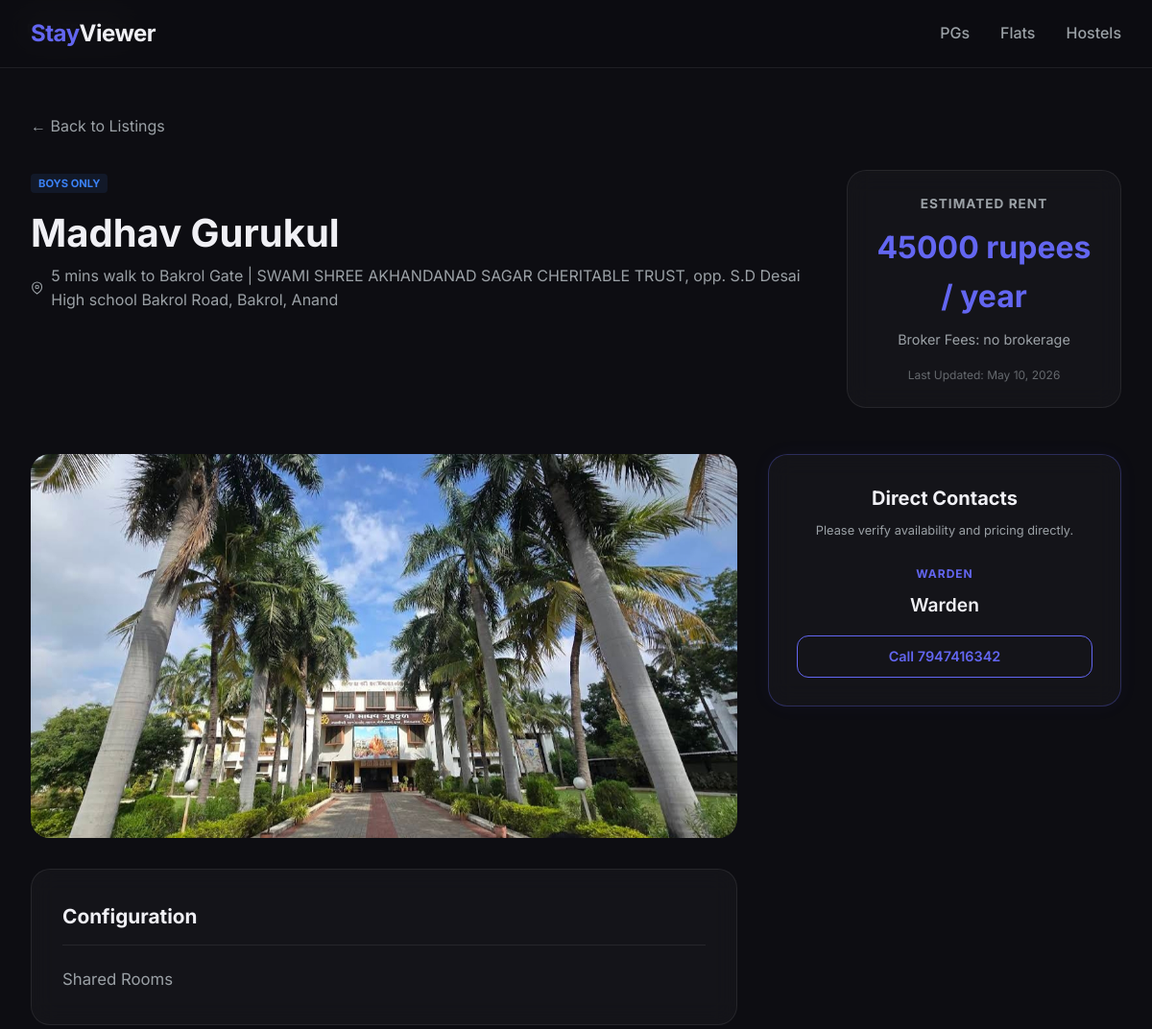
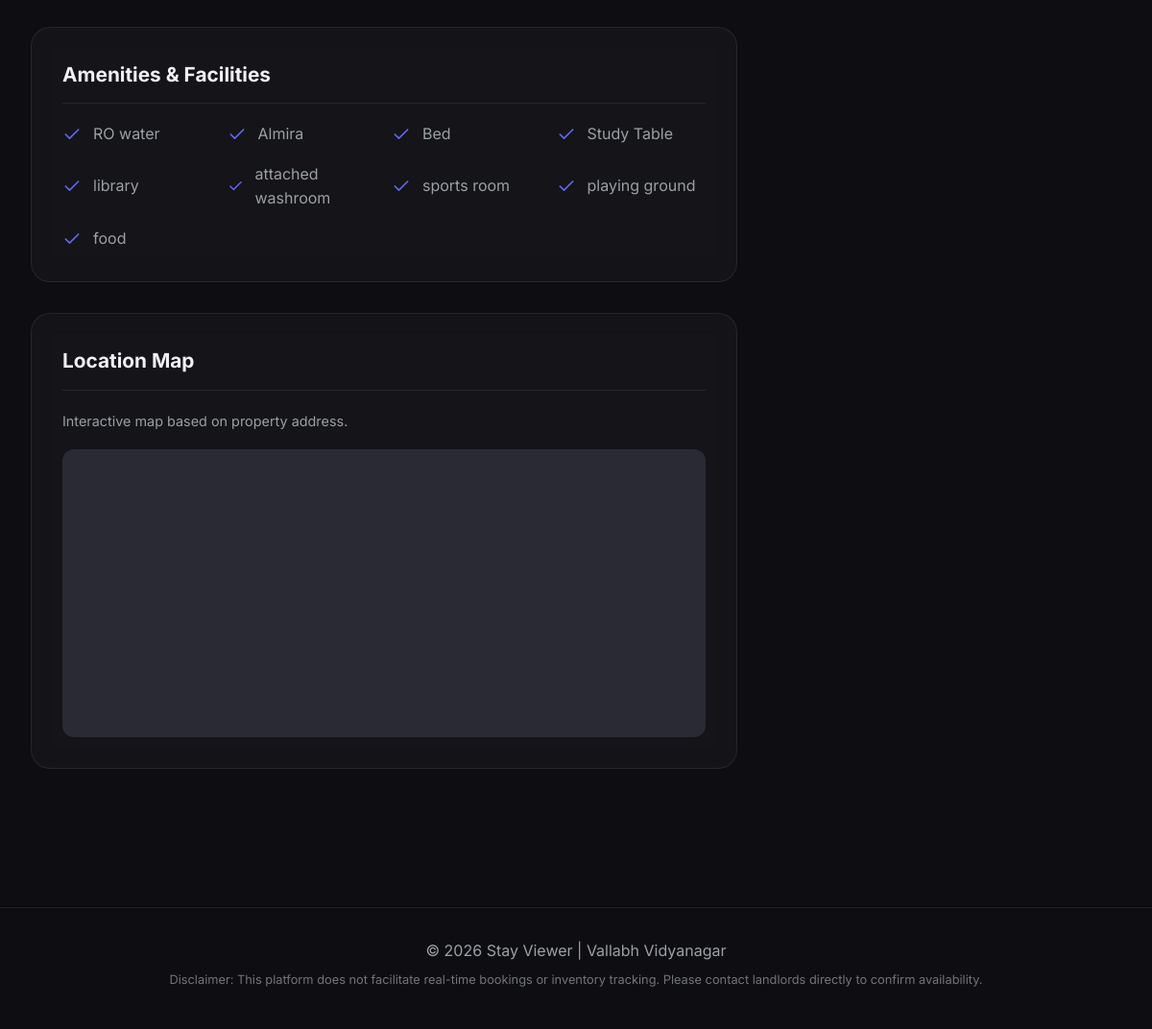
The page /property/14/ on the database its author committed (2 pictures, top to bottom).
### properties/models.py (models this page shows, shortened)
class Property(models.Model):
    PROPERTY_TYPES = [
        ('PG', 'Paying Guest'),
        ('FLAT', 'Flat/Apartment'),
        ('HOSTEL', 'Private Hostel'),
    ]
    GENDER_POLICIES = [
        ('BOYS', 'Boys Only'),
        ('GIRLS', 'Girls Only'),
        ('COED', 'Co-ed'),
    ]
    title = models.CharField(max_length=255, help_text="e.g. Sujan Flats")
    property_type = models.CharField(max_length=20, choices=PROPERTY_TYPES)
    configuration = models.CharField(max_length=100, blank=True, null=True, help_text="e.g. 1BHK, 2BHK, Shared Room")
    gender_policy = models.CharField(max_length=10, choices=GENDER_POLICIES, default='COED')
    address = models.TextField()
    map_coordinates = models.CharField(max_length=255, blank=True, null=True, help_text="e.g., 22.5534, 72.9234 for exact pin drop")
    walking_distance_bvm = models.CharField(max_length=100, blank=True, null=True, help_text="e.g. 5 mins walk to BVM")
    estimated_rent = models.CharField(max_length=100, help_text="e.g. ₹5000/month")
    numeric_rent = models.IntegerField(blank=True, null=True, help_text="Raw number for search filtering (e.g. 12000)")
    broker_fees = models.CharField(max_length=100, blank=True, null=True, help_text="e.g. 1 month rent")
    amenities = models.ManyToManyField(Amenity, blank=True)
    last_updated = models.DateTimeField(auto_now=True)
    created_at = models.DateTimeField(auto_now_add=True)
    class Meta:
        verbose_name_plural = "Properties"

class PropertyImage(models.Model):
    property = models.ForeignKey(Property, related_name='images', on_delete=models.CASCADE)
    image = models.ImageField(upload_to='property_images/')
    caption = models.CharField(max_length=100, blank=True, null=True, help_text="e.g. Building Exterior, Bedroom")
    is_primary = models.BooleanField(default=False, help_text="Check to make this the main thumbnail")

class Amenity(models.Model):
    name = models.CharField(max_length=100)
    icon_name = models.CharField(max_length=50, blank=True, null=True, help_text="Optional icon name/class")
    class Meta:
        verbose_name_plural = "Amenities"

class Contact(models.Model):
    CONTACT_ROLES = [
        ('LANDLORD', 'Landlord/Owner'),
        ('WARDEN', 'Warden'),
        ('BROKER', 'Broker'),
    ]
    property = models.ForeignKey(Property, related_name='contacts', on_delete=models.CASCADE)
    name = models.CharField(max_length=255)
    role = models.CharField(max_length=20, choices=CONTACT_ROLES)
    phone_number = models.CharField(max_length=20)
    email = models.EmailField(blank=True, null=True)

### properties/views.py (the view)
# urls.py: path('property/<int:pk>/', views.property_detail, name='property_detail'),
def property_detail(request, pk):
    property_obj = get_object_or_404(Property, pk=pk)
    return render(request, 'properties/property_detail.html', {'property': property_obj})

### templates/properties/property_detail.html (shortened to what this page needs)
{% extends 'base.html' %}
{% load static %}
{% block content %}
<div class="back-link">
    <a href="{% url 'properties:property_list' %}">← Back to Listings</a>
</div>
<div class="property-detail-container">
    <div class="detail-header">
        <div class="title-section">
            <span class="badge">{{ property.get_property_type_display }}</span>
            <span class="gender-policy {{ property.gender_policy|lower }}">{{ property.get_gender_policy_display }}</span>
            <h1>{{ property.title }}</h1>
            <p class="detail-location">
                <svg width="18" height="18" viewBox="0 0 24 24" fill="none" stroke="currentColor" stroke-width="2"><path d="M21 10c0 7-9 13-9 13s-9-6-9-13a9 9 0 0 1 18 0z"></path><circle cx="12" cy="10" r="3"></circle></svg>
                {{ property.walking_distance_bvm }} | {{ property.address }}
            </p>
        </div>
        <div class="rent-card glass-panel">
            <h3>Estimated Rent</h3>
            <div class="amount">{{ property.estimated_rent }}</div>
            {% if property.broker_fees %}
                <div class="broker-fees">Broker Fees: {{ property.broker_fees }}</div>
            {% endif %}
            <div class="last-updated">Last Updated: {{ property.last_updated|date:"M d, Y" }}</div>
        </div>
    </div>
    <div class="detail-grid">
        <div class="main-column">
            <div class="gallery">
                {% if property.images.all %}
                    <div class="main-image">
                        <img src="{{ property.images.first.image.url }}" alt="{{ property.title }}">
                    </div>
                {% else %}
                    <div class="placeholder-image large">No Images Available</div>
                {% endif %}
            </div>
            <div class="section glass-panel">
                <h2>Configuration</h2>
                <p>{{ property.configuration }}</p>
            </div>
            <div class="section glass-panel">
                <h2>Amenities & Facilities</h2>
                <div class="amenities-grid">
                    {% for amenity in property.amenities.all %}
                        <div class="amenity-item">
                            <svg width="20" height="20" viewBox="0 0 24 24" fill="none" stroke="currentColor" stroke-width="2" stroke-linecap="round" stroke-linejoin="round"><polyline points="20 6 9 17 4 12"></polyline></svg>
                            {{ amenity.name }}
                        </div>
                    {% empty %}
                        <p>No specific amenities listed.</p>
                    {% endfor %}
                </div>
            </div>
            <div class="section glass-panel">
                <h2>Location Map</h2>
                <p style="color: var(--text-secondary); margin-bottom: 1rem; font-size: 0.9rem;">Interactive map based on property address.</p>
                <div class="map-container" style="border-radius: var(--radius-md); overflow: hidden; height: 300px; background: #2a2a35;">
                    <iframe
                        width="100%"
                        height="100%"
                        style="border:0"
                        loading="lazy"
                        allowfullscreen
                        {% if property.map_coordinates %}
                        src="https://maps.google.com/maps?q={{ property.map_coordinates|urlencode }}&t=&z=16&ie=UTF8&iwloc=&output=embed"
                        {% else %}
                        src="https://maps.google.com/maps?q={{ property.address|urlencode }},+Vallabh+Vidyanagar,+Anand,+Gujarat&t=&z=15&ie=UTF8&iwloc=&output=embed"
                        {% endif %}>
                    </iframe>
                </div>
            </div>
        </div>
        <div class="sidebar">
            <div class="contact-box glass-panel highlight-panel">
                <h2>Direct Contacts</h2>
                <p class="contact-warning">Please verify availability and pricing directly.</p>
                <div class="contact-list">
                    {% for contact in property.contacts.all %}
                        <div class="contact-card">
                            <div class="contact-role">{{ contact.get_role_display }}</div>
                            <div class="contact-name">{{ contact.name }}</div>
                            <a href="tel:{{ contact.phone_number }}" class="btn btn-outline">Call {{ contact.phone_number }}</a>
                        </div>
                    {% empty %}
                        <p>No direct contacts provided yet.</p>
                    {% endfor %}
                </div>
            </div>
        </div>
    </div>
</div>
{% endblock %}

### static/css/styles.css (style rules this page uses)
:root { --bg-main: #0d0d12; --bg-secondary: #16161f; --bg-glass: rgba(255, 255, 255, 0.03); --border-glass: rgba(255, 255, 255, 0.08); --text-primary: #f0f0f5; --text-secondary: #9ba1a6; --accent-primary: #6366f1; --accent-hover: #4f46e5; --accent-glow: rgba(99, 102, 241, 0.4); --boys-color: #3b82f6; --girls-color: #ec4899; --coed-color: #10b981; --radius-md: 12px; --radius-lg: 20px; --transition: all 0.3s cubic-bezier(0.4, 0, 0.2, 1); }
* { margin: 0; padding: 0; box-sizing: border-box; }
body { font-family: 'Inter', sans-serif; background-color: var(--bg-main); color: var(--text-primary); line-height: 1.6; min-height: 100vh; display: flex; flex-direction: column; text-rendering: optimizeLegibility; -webkit-font-smoothing: antialiased; }
.glass-panel { background: var(--bg-glass); backdrop-filter: blur(12px); -webkit-backdrop-filter: blur(12px); border: 1px solid var(--border-glass); border-radius: var(--radius-lg); }
.badge { position: absolute; top: 1rem; left: 1rem; background: rgba(0,0,0,0.7); backdrop-filter: blur(4px); color: white; padding: 0.25rem 0.75rem; border-radius: 20px; font-size: 0.75rem; font-weight: 600; text-transform: uppercase; letter-spacing: 0.5px; }
.gender-policy { font-size: 0.7rem; font-weight: 700; padding: 0.2rem 0.5rem; border-radius: 4px; text-transform: uppercase; }
.gender-policy.boys { color: var(--boys-color); background: rgba(59, 130, 246, 0.1); }
.btn { display: inline-block; padding: 0.6rem 1.2rem; border-radius: var(--radius-md); font-weight: 600; font-size: 0.9rem; text-decoration: none; text-align: center; transition: var(--transition); cursor: pointer; border: none; }
.btn-outline { background: transparent; border: 1px solid var(--accent-primary); color: var(--accent-primary); }
.back-link { margin-bottom: 2rem; }
.back-link a { color: var(--text-secondary); text-decoration: none; transition: var(--transition); }
.detail-header { display: flex; justify-content: space-between; align-items: flex-start; margin-bottom: 3rem; gap: 2rem; }
.title-section h1 { font-size: 2.5rem; margin: 1rem 0 0.5rem 0; line-height: 1.2; }
.detail-location { display: flex; align-items: center; gap: 0.5rem; color: var(--text-secondary); }
.rent-card { padding: 1.5rem; min-width: 250px; text-align: center; }
.rent-card h3 { color: var(--text-secondary); font-size: 0.85rem; text-transform: uppercase; letter-spacing: 1px; }
.rent-card .amount { font-size: 2rem; font-weight: 700; color: var(--accent-primary); margin: 0.5rem 0; }
.broker-fees { font-size: 0.9rem; color: var(--text-secondary); }
.last-updated { margin-top: 1rem; font-size: 0.75rem; color: var(--text-secondary); opacity: 0.6; }
.detail-grid { display: grid; grid-template-columns: 2fr 1fr; gap: 2rem; }
.gallery { margin-bottom: 2rem; }
.main-image { width: 100%; height: 400px; border-radius: var(--radius-lg); overflow: hidden; margin-bottom: 1rem; }
.main-image img { width: 100%; height: 100%; object-fit: cover; }
.section { padding: 2rem; margin-bottom: 2rem; }
.section h2 { font-size: 1.3rem; margin-bottom: 1.2rem; color: var(--text-primary); border-bottom: 1px solid var(--border-glass); padding-bottom: 0.8rem; }
.section p { text-align: justify; line-height: 1.8; color: var(--text-secondary); font-size: 1.05rem; }
.amenities-grid { display: grid; grid-template-columns: repeat(auto-fill, minmax(150px, 1fr)); gap: 1rem; }
.amenity-item { display: flex; align-items: center; gap: 0.75rem; color: var(--text-secondary); }
.amenity-item svg { color: var(--accent-primary); }
.highlight-panel { border-color: rgba(99, 102, 241, 0.3); box-shadow: 0 0 20px rgba(99, 102, 241, 0.05); }
.contact-box { padding: 1.8rem; text-align: center; }
.contact-box h2 { font-size: 1.25rem; margin-bottom: 0.5rem; }
.contact-warning { font-size: 0.8rem; color: var(--text-secondary); margin-bottom: 1.5rem; }
.contact-list { display: flex; flex-direction: column; gap: 1.5rem; }
.contact-card { display: flex; flex-direction: column; gap: 0.5rem; }
.contact-role { font-size: 0.75rem; text-transform: uppercase; color: var(--accent-primary); font-weight: 700; letter-spacing: 1px; }
.contact-name { font-weight: 600; font-size: 1.2rem; color: var(--text-primary); }
.contact-card .btn { margin-top: 0.5rem; }

### rows shown on the page
Property: property_type "PRIVATE HOSTEL", gender_policy "BOYS ONLY", title "Madhav Gurukul", walking_distance_bvm "5 mins walk to Bakrol Gate", address "SWAMI SHREE AKHANDANAD SAGAR CHERITABLE TRUST, opp. S.D Desai High school Bakrol Road, Bakrol, Anand", estimated_rent "45000 rupees / year", broker_fees "no brokerage", last_updated "May 10, 2026", images.first.image (picture), configuration "Shared Rooms"
Amenity: name "RO water"
Amenity: name "Almira"
Amenity: name "Bed"
Amenity: name "Study Table"
Amenity: name "library"
Amenity: name "attached washroom"
Amenity: name "sports room"
Amenity: name "playing ground"
Amenity: name "food"
Contact: role "WARDEN", name "Warden", phone_number "7947416342"
